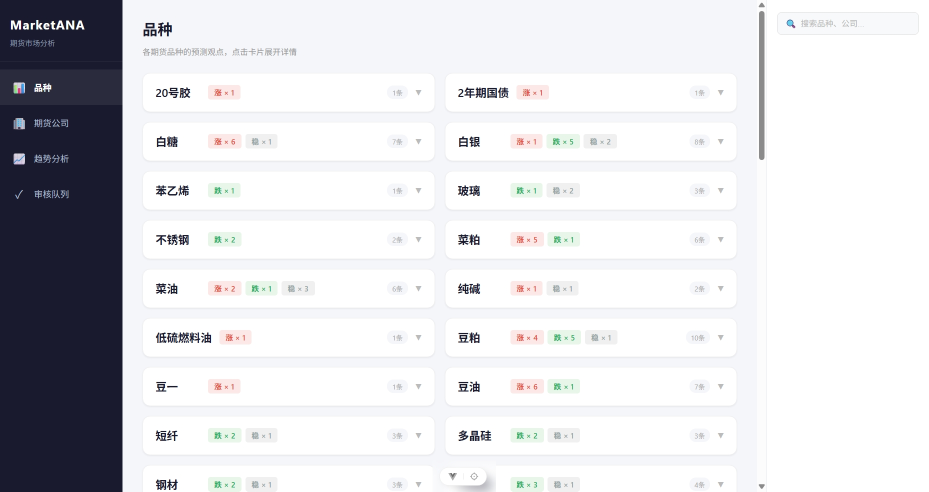
#> input picture img/marketNAN.jpeg, 1858 x 983 px (shown at 1/2 size)
$ python -i image_parser.py   (imports and definitions only)
#> lines starting #> are read from the running program, lines starting #| are printed output that depends on the picture
### pn04/exceptions.py
"""
pn04 解析器专用异常

所有异常继承自 ParserError，便于上层统一捕获和处理。
"""


class ParserError(Exception):
    """解析器基础异常。所有解析阶段异常由此派生。"""

    def __init__(self, message: str, *, detail: dict | None = None) -> None:
        super().__init__(message)
        self.message = message
        self.detail = detail or {}


class UnsupportedFormatError(ParserError):
    """不支持的文件格式。

    当 file_type 或文件扩展名不属于 PDF/HTML/IMAGE 时抛出。
    """

    def __init__(self, file_type: str | None = None, file_url: str | None = None) -> None:
        msg = f"不支持的文件格式: file_type={file_type}, file_url={file_url}"
        super().__init__(msg, detail={"file_type": file_type, "file_url": file_url})


class FileReadError(ParserError):
    """文件读取失败。

    当文件路径无效、文件不存在或读取权限不足时抛出。
    """

    # [5 lines left out: function __init__, not called in this run]


class FileNotFoundError_(ParserError):
    """文件不存在。

    注意：命名加下划线避免与内置 FileNotFoundError 冲突。
    """

    # [5 lines left out: function __init__, not called in this run]


class OCRError(ParserError):
    """OCR 识别失败。

    当图片预处理或 OCR 引擎调用失败时抛出。
    """

    def __init__(self, message: str = "OCR 识别失败", *, detail: dict | None = None) -> None:
        super().__init__(message, detail=detail)


class EmptyContentError(ParserError):
    """解析结果为空。

    当解析器成功运行但未提取到任何文本内容时抛出。
    """

    # [5 lines left out: function __init__, not called in this run]

### pn04/image_parser.py
"""
pn04 图片 OCR 解析器

使用 Tesseract OCR 识别图片中的文字。
支持 PNG、JPG、BMP、TIFF、WebP 等常见图片格式。
"""

from __future__ import annotations

import logging
import os
from typing import Any

from pn04.exceptions import EmptyContentError, FileReadError, FileNotFoundError_, OCRError
from pn04.models import ParseConfig, ParseResult, ParserType

logger = logging.getLogger(__name__)

# 支持的图片扩展名
_SUPPORTED_EXTENSIONS = {".png", ".jpg", ".jpeg", ".bmp", ".tiff", ".tif", ".webp", ".gif"}


class ImageParser:
    """图片 OCR 解析器。

    使用 Pillow 进行图片预处理，pytesseract 进行 OCR 文字识别。
    默认支持中文+英文识别。

    Usage:
        parser = ImageParser(config=ParseConfig())
        result = parser.parse("/path/to/chart.png")
    """

    def __init__(self, config: ParseConfig | None = None) -> None:
        self.config = config or ParseConfig()

    def parse(self, file_path: str) -> ParseResult:
        """
        对图片文件执行 OCR 并返回识别文本。

        Args:
            file_path: 图片文件的本地路径

        Returns:
            ParseResult: 包含 OCR 识别文本和元数据

        Raises:
            FileNotFoundError_: 文件不存在
            FileReadError: 文件读取失败
            OCRError: OCR 识别失败
            EmptyContentError: 识别结果为空
        """
#> called with file_path = '../img/marketNAN.jpeg'
        self._validate_file(file_path)
        try:
            from PIL import Image
        except ImportError:
            raise ImportError("Pillow 未安装，请执行: pip install Pillow")

        try:
            import pytesseract
        except ImportError:
            raise ImportError(
                "pytesseract 未安装，请执行: pip install pytesseract\n"
                "同时需要安装 Tesseract OCR 引擎: "
                "https://github.com/tesseract-ocr/tesseract"
            )

        try:
            image = Image.open(file_path)
#> image is the input picture: PIL image 1858x983 RGB; mean R, G, B 219.6, 220, 223.5
            metadata: dict[str, Any] = {
                "file_path": file_path,
                "format": image.format,
                "size": image.size,
                "mode": image.mode,
            }

            # 预处理
            processed = self._preprocess(image)

            # OCR 识别
            try:
                text = pytesseract.image_to_string(
                    processed,
                    lang=self.config.ocr_lang,
                )
            except pytesseract.TesseractError as exc:
                raise OCRError(
                    f"Tesseract OCR 执行失败: {exc}",
                    detail={"file_path": file_path},
                ) from exc
            except Exception as exc:
                raise OCRError(
                    f"OCR 失败: {exc}",
                    detail={"file_path": file_path},
                ) from exc

            text = text.strip()

            if not text:
                raise EmptyContentError(
                    parser_type=ParserType.IMAGE.value,
                    file_path=file_path,
                )

            # 截断处理
            if len(text) > self.config.max_text_length:
                text = (
                    text[: self.config.max_text_length]
                    + f"\n\n[文本过长，已截断，原长度: {len(text)} 字符]"
                )

            return ParseResult(
                parser_type=ParserType.IMAGE,
                raw_text=text,
                metadata=metadata,
            )

        except (EmptyContentError, OCRError, FileNotFoundError_, FileReadError):
            raise
        except Exception as exc:
            raise FileReadError(file_path, reason=str(exc)) from exc

    def ocr_from_bytes(self, image_bytes: bytes) -> str:
        """
        从内存中的图片字节数据执行 OCR（用于 PDF 扫描页降级）。

        Args:
            image_bytes: PNG/JPEG 格式的图片字节数据

        Returns:
            OCR 识别的文本
        """
        try:
            from PIL import Image
            from io import BytesIO

            import pytesseract
        except ImportError:
            logger.warning("OCR 依赖未安装，跳过 OCR")
            return ""

        try:
            image = Image.open(BytesIO(image_bytes))
            processed = self._preprocess(image)
            text = pytesseract.image_to_string(
                processed,
                lang=self.config.ocr_lang,
            )
            return text.strip()
        except Exception as exc:
            logger.warning(f"OCR from bytes 失败: {exc}")
            return ""

    # ---- 内部方法 ----

    @staticmethod
    def _validate_file(file_path: str) -> None:
        """验证文件存在、可读、格式支持。"""
        if not os.path.exists(file_path):
            raise FileNotFoundError_(file_path)
        if not os.path.isfile(file_path):
            raise FileReadError(file_path, reason="路径不是文件")

        ext = os.path.splitext(file_path)[1].lower()
        if ext not in _SUPPORTED_EXTENSIONS:
            raise FileReadError(
                file_path,
                reason=f"不支持的图片格式: {ext}，支持: {_SUPPORTED_EXTENSIONS}",
            )

    def _preprocess(self, image: Any) -> Any:
        """
        图片预处理：增强 OCR 识别准确率。

        步骤: 转灰度 → 对比度增强 → 锐化 → 放大（小字体场景）
        """
        from PIL import ImageEnhance, ImageFilter

        # 1. RGBA → RGB → 灰度
        if image.mode == "RGBA":
            image = image.convert("RGBA")
            background = image.getchannel("A")
            bg = image.copy()
            bg.putalpha(background)
            image = bg.convert("RGB")
        if image.mode != "L":
            image = image.convert("L")
#> image: PIL image 1858x983 L

        # 2. 对比度增强
        enhancer = ImageEnhance.Contrast(image)
        image = enhancer.enhance(1.5)
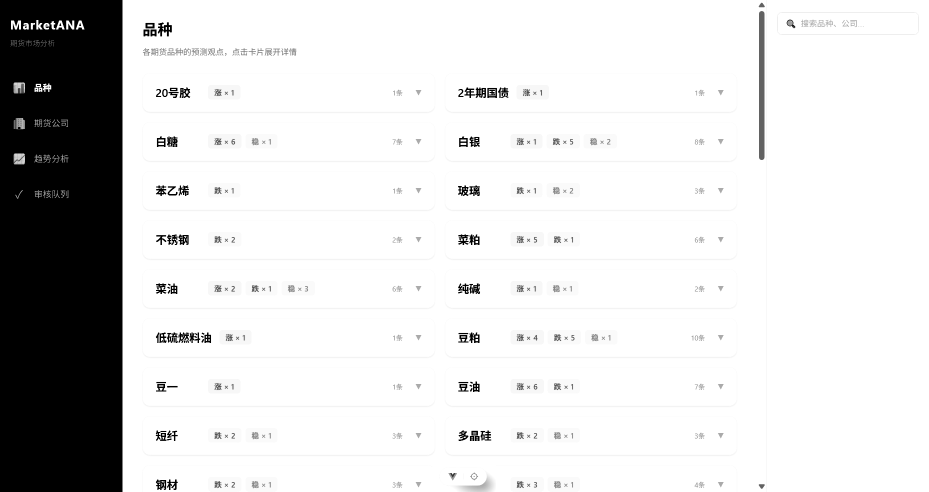
#> image: PIL image 1858x983 L (shown at 1/2 size); min 0, max 255, mean 218.8

        # 3. 锐化
        image = image.filter(ImageFilter.SHARPEN)

        # 4. 放大（小图片）
        width, height = image.size
#> width = 1858; height = 983
        if width < 800 or height < 800:
            scale = max(2, min(4, 1600 // min(width, height)))
            image = image.resize(
                (width * scale, height * scale),
                Image.LANCZOS,
            )

        return image

>>> result = ImageParser().parse('../img/marketNAN.jpeg')
#> (the run stopped early here; a loop or call above may not have finished)
